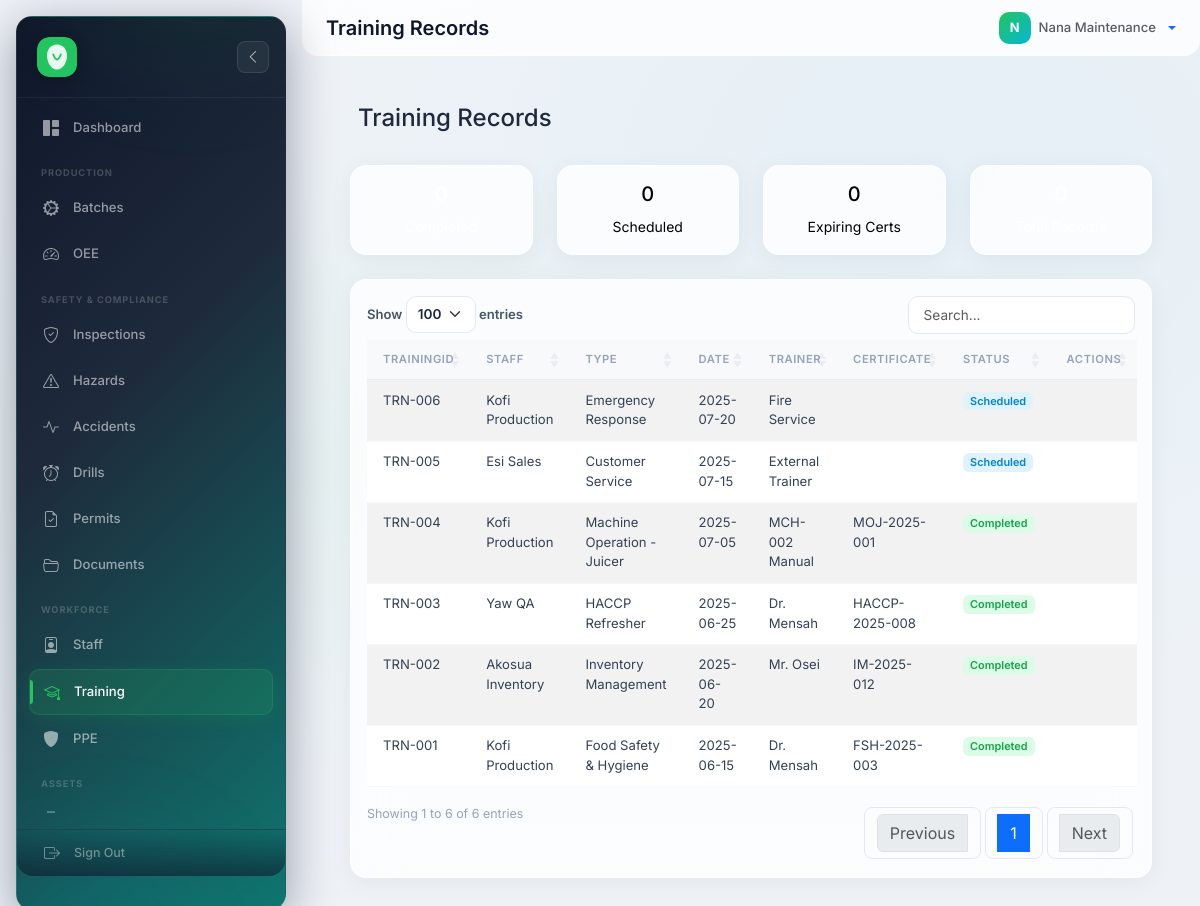
The page /?route=training (signed in) on the database its author committed.
### tables this page shows
CREATE TABLE training_records (
    TrainingID        VARCHAR(50)    PRIMARY KEY,
    StaffID           VARCHAR(50)    NOT NULL,
    TrainingType      VARCHAR(150)   NOT NULL,
    TrainingDate      DATE           NOT NULL,
    Duration          VARCHAR(50)    DEFAULT NULL,
    Trainer           VARCHAR(150)   DEFAULT NULL,
    CertificateNo     VARCHAR(100)   DEFAULT NULL,
    ExpiryDate        DATE           DEFAULT NULL,
    Status            ENUM('Scheduled','Completed','Failed','Cancelled') DEFAULT 'Scheduled',
    Notes             TEXT           DEFAULT NULL,
    created_at        TIMESTAMP      DEFAULT CURRENT_TIMESTAMP,
    FOREIGN KEY (StaffID) REFERENCES staff(StaffID) ON UPDATE CASCADE ON DELETE CASCADE,
    INDEX idx_tr_date (TrainingDate),
    INDEX idx_tr_staff (StaffID)
);

### backend/controllers/Controller.php (called while the page is built, shortened)
<?php
abstract class Controller
{
    protected string $viewPath;
    protected function render(string $view, array $data = []): void
    {
        extract($data);
        $viewFile = APP_ROOT . '/frontend/views/' . $this->viewPath . '/' . $view . '.php';
        require $viewFile;
        require APP_ROOT . '/frontend/views/layouts/main.php';
    }
}

### backend/controllers/TrainingController.php (called while the page is built, shortened)
<?php
class TrainingController extends Controller
{
    public function __construct()
    {
        $this->model = new TrainingModel();
    }
    public function index()
    {
        $data = [
            'trainings' => $this->model->getAllDetailed(),
            'completionStats' => $this->model->getCompletionStats(),
        ];
        $this->render('index', $data);
    }
}

### backend/config/database.php (called while the page is built, shortened)
<?php
function getDb(): PDO {
    static $pdo = null;
    if ($pdo === null) {
        $dsn = 'mysql:host=' . DB_HOST . ';dbname=' . DB_NAME . ';charset=' . DB_CHARSET;
        $options = [
            PDO::ATTR_ERRMODE            => PDO::ERRMODE_EXCEPTION,
            PDO::ATTR_DEFAULT_FETCH_MODE => PDO::FETCH_ASSOC,
            PDO::ATTR_EMULATE_PREPARES   => false,
        ];
         $pdo = new PDO($dsn, DB_USER, DB_PASS, $options);
    }
    return $pdo;
}
function sanitize(mixed $input): string {
    if ($input === null) return '';
    return htmlspecialchars(trim((string)$input), ENT_QUOTES, 'UTF-8');
}

### backend/models/Model.php (called while the page is built, shortened)
<?php
require_once __DIR__ . '/../config/database.php';
abstract class Model
{
    protected PDO $db;
    public function __construct()
    {
        $this->db = getDb();
    }
    public function query(string $sql, array $params = []): array
    {
        $stmt = $this->db->prepare($sql);
        $stmt->execute($params);
        return $stmt->fetchAll();
    }
}

### backend/models/TrainingModel.php (called while the page is built, shortened)
<?php declare(strict_types=1);
require_once __DIR__ . '/Model.php';
class TrainingModel extends Model
{
    protected string $table = 'training_records';
    public function getAllDetailed(): array
    {
        $sql = "
            SELECT tr.*, s.FirstName, s.LastName, CONCAT(s.FirstName, ' ', s.LastName) AS StaffName
            FROM {$this->table} tr
            LEFT JOIN staff s ON tr.StaffID = s.StaffID
            ORDER BY tr.TrainingDate DESC
        ";
        return $this->query($sql);
    }
}

### frontend/views/training/index.php (the view, shortened to what this page needs)
<div class="container-fluid">
    <div class="d-flex justify-content-between align-items-center mb-4">
        <h4><i class="fas fa-graduation-cap me-2"></i>Training Records</h4>
    </div>
    <div class="row mb-4">
        <div class="col-md-3">
            <div class="card text-bg-success">
                <div class="card-body text-center">
                    <h5><?php echo sanitize($completedCount ?? 0); ?></h5>
                    <small>Completed</small>
                </div>
            </div>
        </div>
        <div class="col-md-3">
            <div class="card text-bg-info">
                <div class="card-body text-center">
                    <h5><?php echo sanitize($scheduledCount ?? 0); ?></h5>
                    <small>Scheduled</small>
                </div>
            </div>
        </div>
        <div class="col-md-3">
            <div class="card text-bg-warning">
                <div class="card-body text-center">
                    <h5><?php echo sanitize($expiringCertCount ?? 0); ?></h5>
                    <small>Expiring Certs</small>
                </div>
            </div>
        </div>
        <div class="col-md-3">
            <div class="card text-bg-secondary">
                <div class="card-body text-center">
                    <h5><?php echo sanitize($totalCount ?? 0); ?></h5>
                    <small>Total Records</small>
                </div>
            </div>
        </div>
    </div>
    <div class="card">
        <div class="card-body">
            <table id="dataTable" class="table table-striped table-hover">
                <thead>
                    <tr>
                        <th>TrainingID</th>
                        <th>Staff</th>
                        <th>Type</th>
                        <th>Date</th>
                        <th>Trainer</th>
                        <th>Certificate</th>
                        <th>Status</th>
                        <th>Actions</th>
                    </tr>
                </thead>
                <tbody>
                    <?php if (!empty($trainings)): ?>
                        <?php foreach ($trainings as $row): ?>
                            <tr>
                                <td><?php echo sanitize($row['TrainingID']); ?></td>
                                <td><?php echo sanitize($row['StaffName']); ?></td>
                                <td><?php echo sanitize($row['TrainingType']); ?></td>
                                <td><?php echo sanitize($row['TrainingDate']); ?></td>
                                <td><?php echo sanitize($row['Trainer']); ?></td>
                                <td><?php echo sanitize($row['CertificateNo']); ?></td>
                                <td>
                                    <?php
                                    $status = sanitize($row['Status']);
                                    $statusBadge = 'secondary';
                                    if ($status === 'Completed') $statusBadge = 'success';
                                    elseif ($status === 'Scheduled') $statusBadge = 'info';
                                    elseif ($status === 'In Progress') $statusBadge = 'warning';
                                    ?>
                                    <span class="badge bg-<?php echo $statusBadge; ?>"><?php echo $status; ?></span>
                                </td>
                                <td>
                                </td>
                            </tr>
                        <?php endforeach; ?>
                    <?php endif; ?>
                </tbody>
            </table>
        </div>
    </div>
</div>

### frontend/assets/css/glass.css (style rules this page uses)
:root { --sidebar-width: 270px; --sidebar-collapsed: 85px; --glass-bg: rgba(255,255,255,0.78); --glass-border: rgba(255,255,255,0.5); --glass-shadow: 0 4px 24px rgba(0,0,0,0.05); --glass-blur: blur(24px); --brand: #22c55e; --brand-accent: #06b6d4; --gradient-brand: linear-gradient(135deg, #22c55e 0%, #06b6d4 100%); --gradient-warm: linear-gradient(135deg, #f97316 0%, #ef4444 100%); --gradient-cool: linear-gradient(135deg, #6366f1 0%, #8b5cf6 100%); --gradient-sky: linear-gradient(135deg, #0ea5e9 0%, #2563eb 100%); --gradient-rose: linear-gradient(135deg, #f43f5e 0%, #e11d48 100%); --gradient-amber: linear-gradient(135deg, #f59e0b 0%, #d97706 100%); --gradient-emerald: linear-gradient(135deg, #10b981 0%, #059669 100%); --radius: 16px; --radius-sm: 10px; }
*, *::before, *::after { box-sizing: border-box; }
body { font-family: 'Inter', system-ui, -apple-system, sans-serif !important; background: #eef2f7 !important; background-image: radial-gradient(ellipse at 20% 50%, rgba(34,197,94,0.04) 0%, transparent 50%), radial-gradient(ellipse at 80% 20%, rgba(6,182,212,0.04) 0%, transparent 50%) !important; color: #1e293b; -webkit-font-smoothing: antialiased; }
.container-fluid { padding: 1.5rem !important; animation: fadeUp 0.4s ease; }
.card, .border-0 { background: var(--glass-bg) !important; backdrop-filter: var(--glass-blur) !important; -webkit-backdrop-filter: var(--glass-blur) !important; border: 1px solid var(--glass-border) !important; border-radius: var(--radius) !important; box-shadow: var(--glass-shadow) !important; transition: all 0.25s ease; }
.table { border-collapse: collapse; }
.table th { font-size: 0.7rem !important; font-weight: 600 !important; text-transform: uppercase !important; letter-spacing: 0.05em !important; color: #94a3b8 !important; padding: 0.7rem 1rem !important; border-bottom: 1px solid rgba(0,0,0,0.05) !important; background: rgba(0,0,0,0.01) !important; }
.table td { padding: 0.65rem 1rem !important; font-size: 0.82rem !important; color: #334155 !important; border-bottom: 1px solid rgba(0,0,0,0.03) !important; }
.badge { font-weight: 600 !important; font-size: 0.68rem !important; border-radius: 6px !important; }
.badge.bg-success { background: #dcfce7 !important; color: #16a34a !important; }
.badge.bg-info { background: #e0f2fe !important; color: #0284c7 !important; }

### rows shown on the page
training_records: TrainingID "TRN-006", StaffName "Kofi Production", TrainingType "Emergency Response", TrainingDate "2025-07-20", Trainer "Fire Service", Status "Scheduled"
training_records: TrainingID "TRN-005", StaffName "Esi Sales", TrainingType "Customer Service", TrainingDate "2025-07-15", Trainer "External Trainer", Status "Scheduled"
training_records: TrainingID "TRN-004", StaffName "Kofi Production", TrainingType "Machine Operation - Juicer", TrainingDate "2025-07-05", Trainer "MCH-002 Manual", CertificateNo "MOJ-2025-001", Status "Completed"
training_records: TrainingID "TRN-003", StaffName "Yaw QA", TrainingType "HACCP Refresher", TrainingDate "2025-06-25", Trainer "Dr. Mensah", CertificateNo "HACCP-2025-008", Status "Completed"
training_records: TrainingID "TRN-002", StaffName "Akosua Inventory", TrainingType "Inventory Management", TrainingDate "2025-06-20", Trainer "Mr. Osei", CertificateNo "IM-2025-012", Status "Completed"
training_records: TrainingID "TRN-001", StaffName "Kofi Production", TrainingType "Food Safety & Hygiene", TrainingDate "2025-06-15", Trainer "Dr. Mensah", CertificateNo "FSH-2025-003", Status "Completed"

### other values the page prints
$pageTitle "Training Records"
substr($user['name'] ?? 'U', 0, 1) "N"
$user['name'] "Nana Maintenance"
$scheduledCount "0"
$expiringCertCount "0"
